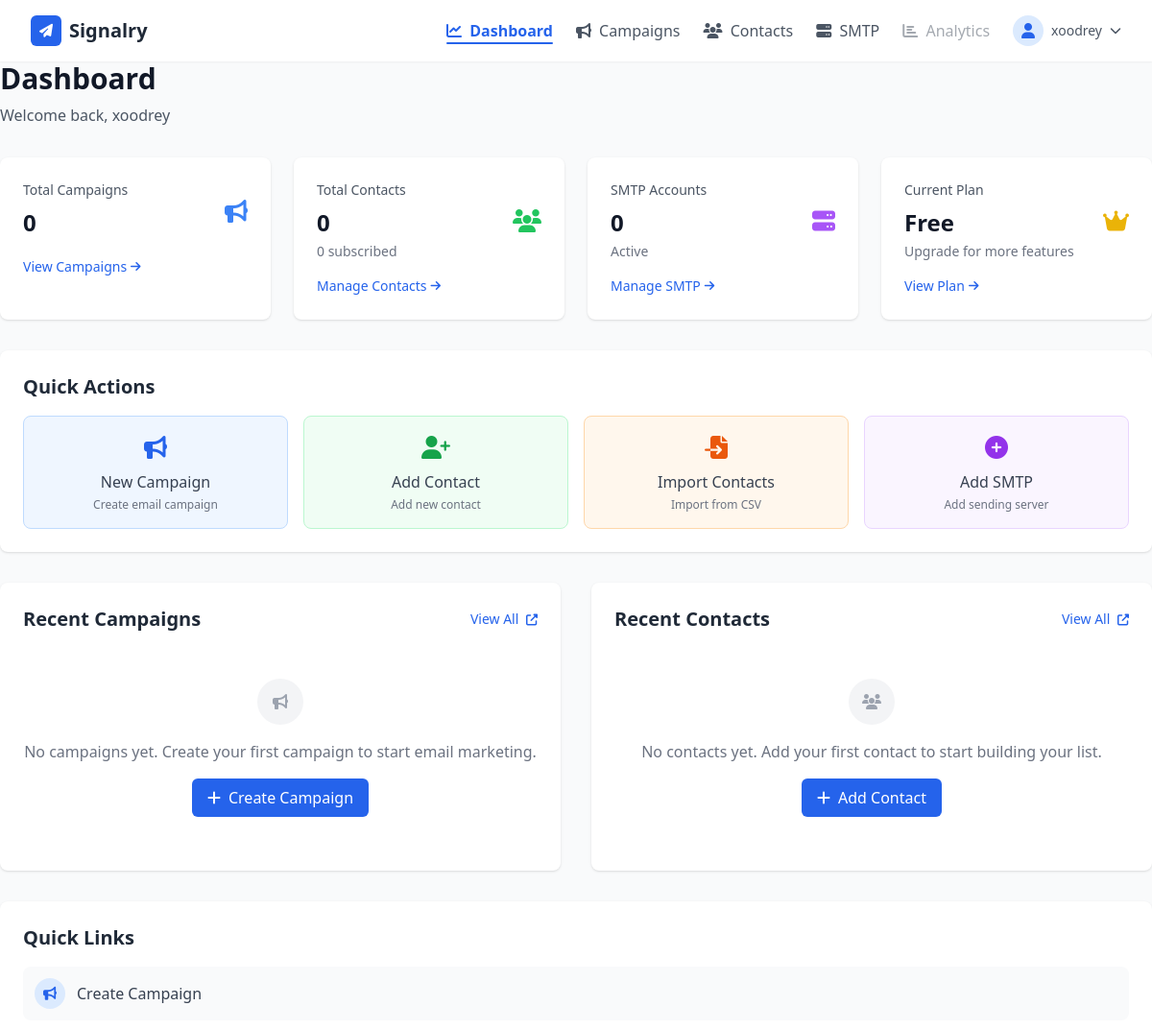
Before: /dashboard/ (signed in, upper part) with the older database file.
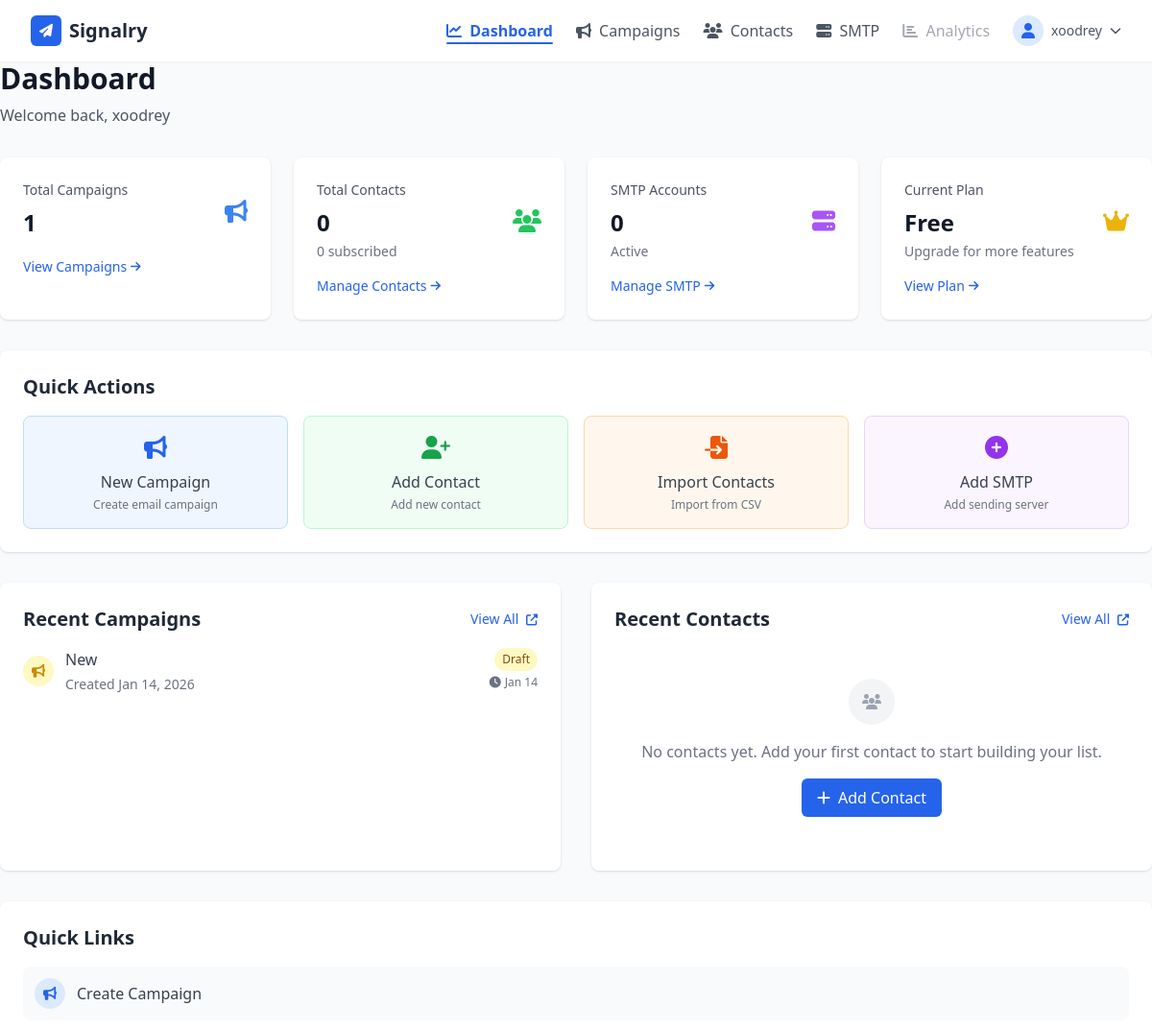
After: the same page with the newer database file.
### campaigns/models.py (models this page shows, shortened)
class Campaign(models.Model):
    user = models.ForeignKey(
        "users.User",
        on_delete=models.CASCADE,
        related_name="campaigns"
    )
    name = models.CharField(max_length=255)
    scheduled_at = models.DateTimeField(blank=True, null=True)
    status = models.CharField(max_length=10, choices=STATUS_CHOICES, default="draft")
    created_at = models.DateTimeField(default=timezone.now)
    updated_at = models.DateTimeField(auto_now=True)
    objects = CampaignManager()

### users/views.py (the view)
# urls.py: path('dashboard/', views.DashboardView.as_view(), name='dashboard'),
class DashboardView(LoginRequiredMixin, TemplateView):
    template_name = 'core/users/dashboard.html'
    def get_context_data(self, **kwargs):
        context = super().get_context_data(**kwargs)
        user = self.request.user
        context['user'] = user
        try:
            from smtp.models import SMTPAccount
            context['active_smtp_count'] = user.smtp_accounts.filter(status='active').count()
        except (ImportError, AttributeError):
            context['active_smtp_count'] = 0
        try:
            from campaigns.models import Campaign
            campaigns = user.campaigns.all()
            context['active_campaigns_count'] = campaigns.filter(status='active').count()
            context['draft_campaigns_count'] = campaigns.filter(status='draft').count()
            context['paused_campaigns_count'] = campaigns.filter(status='paused').count()
            context['total_campaigns'] = campaigns.count()
        except (ImportError, AttributeError):
            context['active_campaigns_count'] = 0
            context['draft_campaigns_count'] = 0
            context['paused_campaigns_count'] = 0
            context['total_campaigns'] = 0
        try:
            from analytics.models import UserAnalytics
            context['user_analytics'] = user.analytics
        except (ImportError, AttributeError):
            context['user_analytics'] = {
                'total_campaigns': context.get('total_campaigns', 0),
                'total_messages': 0,
                'active_smtp_accounts': context.get('active_smtp_count', 0),
            }
        try:
            from plans.models import Plan
            context['current_plan'] = user.current_plan
        except (ImportError, AttributeError):
            context['current_plan'] = None
        try:
            context['recent_campaigns'] = user.campaigns.all().order_by('-created_at')[:3]
        except (AttributeError, ImportError):
            context['recent_campaigns'] = []
        try:
            context['recent_smtp_accounts'] = user.smtp_accounts.all().order_by('-created_at')[:3]
        except (AttributeError, ImportError):
            context['recent_smtp_accounts'] = []
        try:
            context['alerts'] = user.alerts.filter(is_resolved=False).order_by('-created_at')[:5]
        except (AttributeError, ImportError):
            context['alerts'] = []
        total_messages = 0
        try:
            from campaigns.models import Campaign
            campaigns_with_messages = Campaign.objects.filter(user=user)
            for campaign in campaigns_with_messages:
                if hasattr(campaign, 'messages'):
                    total_messages += campaign.messages.count()
                elif hasattr(campaign, 'email_messages'):
                    total_messages += campaign.email_messages.count()
                elif hasattr(campaign, 'sent_messages'):
                    total_messages += campaign.sent_messages.count()
        except (ImportError, AttributeError):
            pass
        if 'user_analytics' in context:
            if isinstance(context['user_analytics'], dict):
                context['user_analytics']['total_messages'] = total_messages
            elif hasattr(context['user_analytics'], 'total_messages'):
                context['user_analytics'].total_messages = total_messages
        return context

### core/context_processors.py (called while the page is built)
def site_settings(request):
    return {
        'SITE_URL': getattr(settings, 'SITE_URL', 'http://localhost:8000'),
        'SITE_NAME': getattr(settings, 'SITE_NAME', 'Signalry'),
        'EMAIL_FROM_NAME': getattr(settings, 'EMAIL_FROM_NAME', 'Signalry'),
    }

### users/models.py (called while the page is built)
    def get_display_name(self):
        if self.full_name and self.full_name.strip():
            return self.full_name.strip()
        if '@' in self.email:
            return self.email.split('@')[0]
        return self.email

    @property
    def current_plan(self):
        return self.plans.last()  # 'plans' is the related_name in Plan model

### core/templates/core/users/dashboard.html (shortened to what the changed rows need)
{% extends "core/base.html" %}
{% block content %}
<div class="mb-8">
    <h1 class="text-3xl font-bold text-gray-900">Dashboard</h1>
</div>
<div class="grid grid-cols-1 md:grid-cols-2 lg:grid-cols-4 gap-6 mb-8">
    <div class="bg-white rounded-lg shadow p-6 hover:shadow-md transition-shadow">
        <div class="flex items-center justify-between">
            <div>
                <p class="text-sm font-medium text-gray-600">Total Campaigns</p>
                <p class="text-2xl font-semibold text-gray-900 mt-2">
                    {{ total_campaigns|default:"0" }}
                </p>
            </div>
        </div>
    </div>
</div>
<div class="bg-white rounded-lg shadow p-6 mb-8">
    <h2 class="text-xl font-semibold text-gray-800 mb-4">Quick Actions</h2>
</div>
<div class="grid grid-cols-1 lg:grid-cols-2 gap-8">
    <div class="bg-white rounded-lg shadow p-6">
        <div class="flex justify-between items-center mb-4">
            <h2 class="text-xl font-semibold text-gray-800">Recent Campaigns</h2>
        </div>
        {% if recent_campaigns %}
        <div class="space-y-4">
            {% for campaign in recent_campaigns %}
            <div class="border-b pb-4 last:border-0 last:pb-0">
                <div class="flex justify-between items-start">
                    <div class="flex-1">
                        <div class="flex items-center">
                            <div class="flex-shrink-0 mr-3">
                                <div class="w-8 h-8 rounded-full flex items-center justify-center
                                    {% if campaign.status == 'active' %}bg-green-100 text-green-600
                                    {% elif campaign.status == 'draft' %}bg-yellow-100 text-yellow-600
                                    {% elif campaign.status == 'paused' %}bg-orange-100 text-orange-600
                                    {% else %}bg-gray-100 text-gray-600{% endif %}">
                                    <i class="fas fa-bullhorn text-sm"></i>
                                </div>
                            </div>
                            <div class="flex-1">
                                <a href="{% url 'campaigns:detail' campaign.pk %}" class="font-medium text-gray-700 hover:text-blue-600 truncate block">
                                    {{ campaign.name }}
                                </a>
                                <p class="text-sm text-gray-500 mt-1">
                                    Created {{ campaign.created_at|date:"M d, Y" }}
                                </p>
                            </div>
                        </div>
                    </div>
                    <div class="flex flex-col items-end">
                        <span class="px-2 py-1 text-xs rounded-full mb-1
                            {% if campaign.status == 'active' %}bg-green-100 text-green-800
                            {% elif campaign.status == 'draft' %}bg-yellow-100 text-yellow-800
                            {% elif campaign.status == 'paused' %}bg-orange-100 text-orange-800
                            {% else %}bg-gray-100 text-gray-800{% endif %}">
                            {{ campaign.status|title }}
                        </span>
                        {% if campaign.scheduled_at %}
                        <span class="text-xs text-gray-500">
                            <i class="fas fa-clock mr-1"></i>{{ campaign.scheduled_at|date:"M d" }}
                        </span>
                        {% endif %}
                    </div>
                </div>
            </div>
            {% endfor %}
        </div>
        {% else %}
        <div class="text-center py-8 text-gray-500">
            <div class="inline-flex items-center justify-center w-12 h-12 bg-gray-100 rounded-full mb-4">
                <i class="fas fa-bullhorn text-gray-400"></i>
            </div>
            <p class="mb-4">No campaigns yet. Create your first campaign to start email marketing.</p>
            <a href="{% url 'campaigns:create' %}" class="inline-flex items-center bg-blue-600 text-white px-4 py-2 rounded-md hover:bg-blue-700 font-medium">
                <i class="fas fa-plus mr-2"></i> Create Campaign
            </a>
        </div>
        {% endif %}
    </div>
    <div class="bg-white rounded-lg shadow p-6">
        <div class="flex justify-between items-center mb-4">
            <h2 class="text-xl font-semibold text-gray-800">Recent Contacts</h2>
        </div>
    </div>
</div>
<div class="mt-8 bg-white rounded-lg shadow p-6">
    <h2 class="text-xl font-semibold text-gray-800 mb-4">Quick Links</h2>
</div>
{% endblock %}

Changed rows visible on the page:
added Campaign: name "New", created_at "Jan 14, 2026", status "Draft", scheduled_at "Jan 14"
Other visible differences:
{{ total_campaigns|default:"0" }}: "0" → "1"
text no longer shown: "No campaigns yet. Create your first campaign to start email marketing. Create Campaign"
